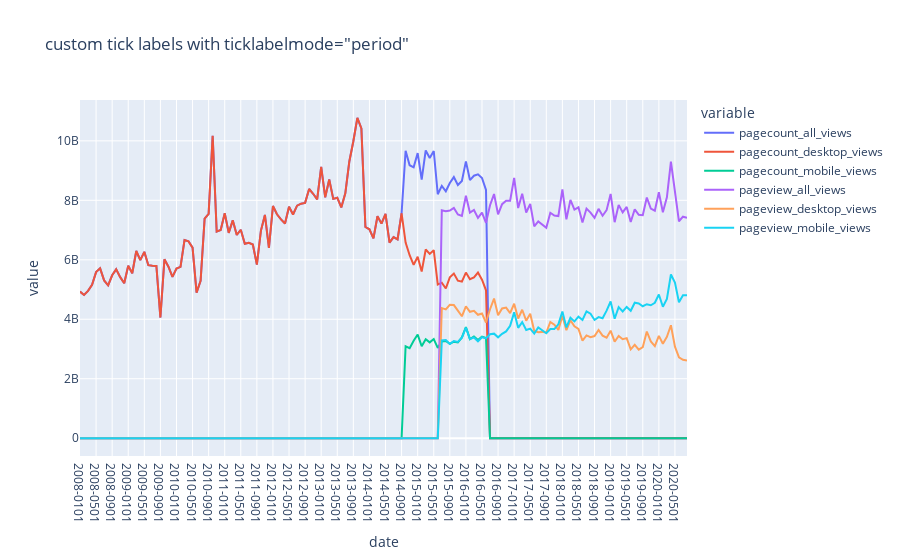

Write notebook code for a chart like this one.
### Code cell
fig = px.line(all_years, x="date", y=['pagecount_all_views', 'pagecount_desktop_views',
       'pagecount_mobile_views', 'pageview_all_views',
       'pageview_desktop_views', 'pageview_mobile_views'],
              title='custom tick labels with ticklabelmode="period"')
fig.show()

### Figure 1 — Plotly figure (JSON) as saved in the notebook; plotly's stock layout.template omitted (floating-point values rounded to 4 significant figures; data arrays with more than 128 entries replaced by an {"elided": "..."} marker saying what was removed)
{"data": [{"hovertemplate": "variable=pagecount_all_views<br>date=%{x}<br>value=%{y}<extra></extra>", "legendgroup": "pagecount_all_views", "line": {"color": "#636efa", "dash": "solid"}, "mode": "lines", "name": "pagecount_all_views", "orientation": "v", "showlegend": true, "type": "scatter", "x": {"elided": "152 str values"}, "xaxis": "x", "y": {"elided": "152 int values"}, "yaxis": "y"}, {"hovertemplate": "variable=pagecount_desktop_views<br>date=%{x}<br>value=%{y}<extra></extra>", "legendgroup": "pagecount_desktop_views", "line": {"color": "#EF553B", "dash": "solid"}, "mode": "lines", "name": "pagecount_desktop_views", "orientation": "v", "showlegend": true, "type": "scatter", "x": {"elided": "152 str values"}, "xaxis": "x", "y": {"elided": "152 int values"}, "yaxis": "y"}, {"hovertemplate": "variable=pagecount_mobile_views<br>date=%{x}<br>value=%{y}<extra></extra>", "legendgroup": "pagecount_mobile_views", "line": {"color": "#00cc96", "dash": "solid"}, "mode": "lines", "name": "pagecount_mobile_views", "orientation": "v", "showlegend": true, "type": "scatter", "x": {"elided": "152 str values"}, "xaxis": "x", "y": {"elided": "152 int values"}, "yaxis": "y"}, {"hovertemplate": "variable=pageview_all_views<br>date=%{x}<br>value=%{y}<extra></extra>", "legendgroup": "pageview_all_views", "line": {"color": "#ab63fa", "dash": "solid"}, "mode": "lines", "name": "pageview_all_views", "orientation": "v", "showlegend": true, "type": "scatter", "x": {"elided": "152 str values"}, "xaxis": "x", "y": {"elided": "152 int values"}, "yaxis": "y"}, {"hovertemplate": "variable=pageview_desktop_views<br>date=%{x}<br>value=%{y}<extra></extra>", "legendgroup": "pageview_desktop_views", "line": {"color": "#FFA15A", "dash": "solid"}, "mode": "lines", "name": "pageview_desktop_views", "orientation": "v", "showlegend": true, "type": "scatter", "x": {"elided": "152 str values"}, "xaxis": "x", "y": {"elided": "152 int values"}, "yaxis": "y"}, {"hovertemplate": "variable=pageview_mobile_views<br>date=%{x}<br>value=%{y}<extra></extra>", "legendgroup": "pageview_mobile_views", "line": {"color": "#19d3f3", "dash": "solid"}, "mode": "lines", "name": "pageview_mobile_views", "orientation": "v", "showlegend": true, "type": "scatter", "x": {"elided": "152 str values"}, "xaxis": "x", "y": {"elided": "152 int values"}, "yaxis": "y"}], "layout": {"legend": {"title": {"text": "variable"}, "tracegroupgap": 0}, "title": {"text": "custom tick labels with ticklabelmode=\"period\""}, "xaxis": {"anchor": "y", "domain": [0, 1], "title": {"text": "date"}}, "yaxis": {"anchor": "x", "domain": [0, 1], "title": {"text": "value"}}}}
